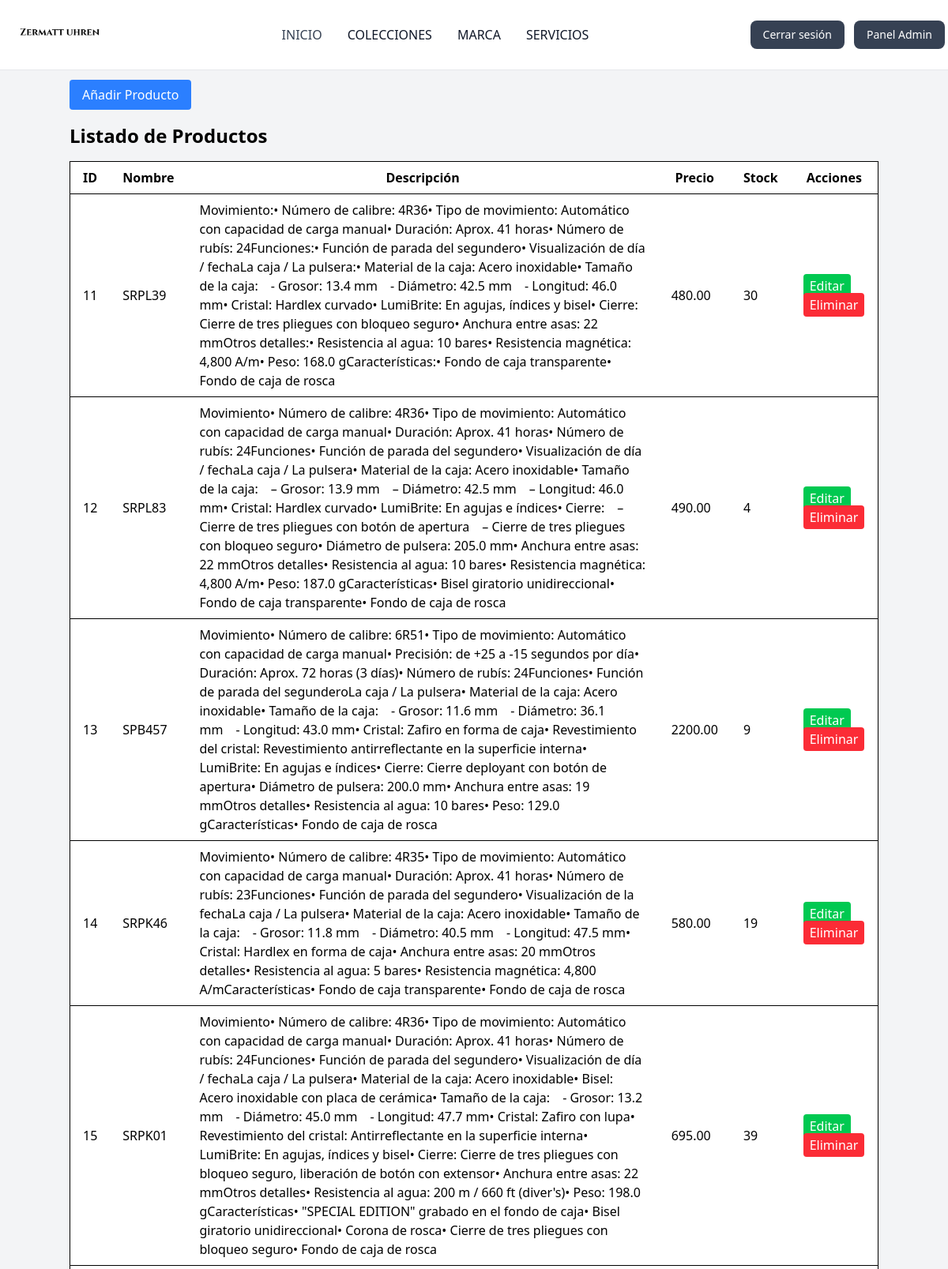
The app's page /src/controllers/admin-panel.php (signed in, upper part) with its own data.
### tables this page shows
CREATE TABLE `products` (
  `id` int(11) NOT NULL,
  `name` varchar(255) NOT NULL,
  `description` text DEFAULT NULL,
  `price` decimal(10,2) NOT NULL,
  `image1` varchar(255) NOT NULL,
  `image2` varchar(255) DEFAULT NULL,
  `image3` varchar(255) DEFAULT NULL,
  `stock` int(11) NOT NULL DEFAULT 0
);

### src/controllers/admin-panel.php (the view, shortened to what this page needs)
<?php
$pdo = require '../controllers/config/database.php';
$stmt = $pdo->query('SELECT * FROM products');
$products = $stmt->fetchAll(PDO::FETCH_ASSOC);
?>
<!DOCTYPE html>
<html lang="en">
<head>
  <script src="https://cdn.jsdelivr.net/npm/@tailwindcss/browser@4"></script>
</head>
<body class="flex flex-col bg-gray-100 min-h-screen">
  <?php include '../header.php'; ?>
  <main class="flex-grow p-4">
    <div class="container mx-auto py-8">
      <h1 class="text-3xl font-bold mb-6">Panel de Administración</h1>
      <div class="mb-6">
        <a href="/zermatt-uhren/src/controllers/products/form-create-product.php" class="bg-blue-500 hover:bg-blue-600 text-white px-4 py-2 rounded">
          Añadir Producto
        </a>
      </div>
      <h2 class="text-2xl font-bold mb-4">Listado de Productos</h2>
      <div class="overflow-x-auto">
        <table class="min-w-full bg-white border">
          <thead>
            <tr>
              <th class="py-2 px-4 border-b">ID</th>
              <th class="py-2 px-4 border-b">Nombre</th>
              <th class="py-2 px-4 border-b">Descripción</th>
              <th class="py-2 px-4 border-b">Precio</th>
              <th class="py-2 px-4 border-b">Stock</th>
              <th class="py-2 px-4 border-b">Acciones</th>
            </tr>
          </thead>
          <tbody>
            <?php foreach ($products as $prod): ?>
              <tr>
                <td class="py-2 px-4 border-b"><?php echo $prod['id']; ?></td>
                <td class="py-2 px-4 border-b"><?php echo htmlspecialchars($prod['name']); ?></td>
                <td class="py-2 px-4 border-b"><?php echo htmlspecialchars($prod['description']); ?></td>
                <td class="py-2 px-4 border-b"><?php echo htmlspecialchars($prod['price']); ?></td>
                <td class="py-2 px-4 border-b"><?php echo htmlspecialchars($prod['stock']); ?></td>
                <td class="py-2 px-4 border-b">
                  <a href="admin-panel.php?edit_id=<?php echo $prod['id']; ?>" class="bg-green-500 hover:bg-green-600 text-white px-2 py-1 rounded">Editar</a>
                  <a href="admin-panel.php?delete_id=<?php echo $prod['id']; ?>" class="bg-red-500 hover:bg-red-600 text-white px-2 py-1 rounded" onclick="return confirm('¿Está seguro de eliminar este producto?');">Eliminar</a>
                </td>
              </tr>
            <?php endforeach; ?>
          </tbody>
        </table>
      </div>
    </div>
  </main>
</body>
</html>

### records on screen
products: id "11", name "SRPL39", description "Movimiento:• Número de calibre: 4R36• Tipo de movimiento: Automático con capacidad de carga manual• Duración: Aprox. 41 horas• Número de rubís: 24Funciones:• Función de parada del segundero• Visualización de día / fechaLa caja / La pulsera:• Material de la caja: Acero inoxidable• Tamaño de la caja: - Grosor: 13.4 mm - Diámetro: 42.5 mm - Longitud: 46.0 mm• Cristal: Hardlex curvado• LumiBrite: En agujas, índices y bisel• Cierre: Cierre de tres pliegues con bloqueo seguro• Anchura entre asas: 22 mmOtros detalles:• Resistencia al agua: 10 bares• Resistencia magnética: 4,800 A/m• Peso: 168.0 gCaracterísticas:• Fondo de caja transparente• Fondo de caja de rosca", price "480.00", stock "30"
products: id "12", name "SRPL83", description "Movimiento• Número de calibre: 4R36• Tipo de movimiento: Automático con capacidad de carga manual• Duración: Aprox. 41 horas• Número de rubís: 24Funciones• Función de parada del segundero• Visualización de día / fechaLa caja / La pulsera• Material de la caja: Acero inoxidable• Tamaño de la caja: – Grosor: 13.9 mm – Diámetro: 42.5 mm – Longitud: 46.0 mm• Cristal: Hardlex curvado• LumiBrite: En agujas e índices• Cierre: – Cierre de tres pliegues con botón de apertura – Cierre de tres pliegues con bloqueo seguro• Diámetro de pulsera: 205.0 mm• Anchura entre asas: 22 mmOtros detalles• Resistencia al agua: 10 bares• Resistencia magnética: 4,800 A/m• Peso: 187.0 gCaracterísticas• Bisel giratorio…", price "490.00", stock "4"
products: id "13", name "SPB457", description "Movimiento• Número de calibre: 6R51• Tipo de movimiento: Automático con capacidad de carga manual• Precisión: de +25 a -15 segundos por día• Duración: Aprox. 72 horas (3 días)• Número de rubís: 24Funciones• Función de parada del segunderoLa caja / La pulsera• Material de la caja: Acero inoxidable• Tamaño de la caja: - Grosor: 11.6 mm - Diámetro: 36.1 mm - Longitud: 43.0 mm• Cristal: Zafiro en forma de caja• Revestimiento del cristal: Revestimiento antirreflectante en la superficie interna• LumiBrite: En agujas e índices• Cierre: Cierre deployant con botón de apertura• Diámetro de pulsera: 200.0 mm• Anchura entre asas: 19 mmOtros detalles• Resistencia al agua: 10 bares• Peso: 129.0…", price "2200.00", stock "9"
products: id "14", name "SRPK46", description "Movimiento• Número de calibre: 4R35• Tipo de movimiento: Automático con capacidad de carga manual• Duración: Aprox. 41 horas• Número de rubís: 23Funciones• Función de parada del segundero• Visualización de la fechaLa caja / La pulsera• Material de la caja: Acero inoxidable• Tamaño de la caja: - Grosor: 11.8 mm - Diámetro: 40.5 mm - Longitud: 47.5 mm• Cristal: Hardlex en forma de caja• Anchura entre asas: 20 mmOtros detalles• Resistencia al agua: 5 bares• Resistencia magnética: 4,800 A/mCaracterísticas• Fondo de caja transparente• Fondo de caja de rosca", price "580.00", stock "19"
products: id "15", name "SRPK01", description "Movimiento• Número de calibre: 4R36• Tipo de movimiento: Automático con capacidad de carga manual• Duración: Aprox. 41 horas• Número de rubís: 24Funciones• Función de parada del segundero• Visualización de día / fechaLa caja / La pulsera• Material de la caja: Acero inoxidable• Bisel: Acero inoxidable con placa de cerámica• Tamaño de la caja: - Grosor: 13.2 mm - Diámetro: 45.0 mm - Longitud: 47.7 mm• Cristal: Zafiro con lupa• Revestimiento del cristal: Antirreflectante en la superficie interna• LumiBrite: En agujas, índices y bisel• Cierre: Cierre de tres pliegues con bloqueo seguro, liberación de botón con extensor• Anchura entre asas: 22 mmOtros detalles• Resistencia al agua: 200 m / 660…", price "695.00", stock "39"
